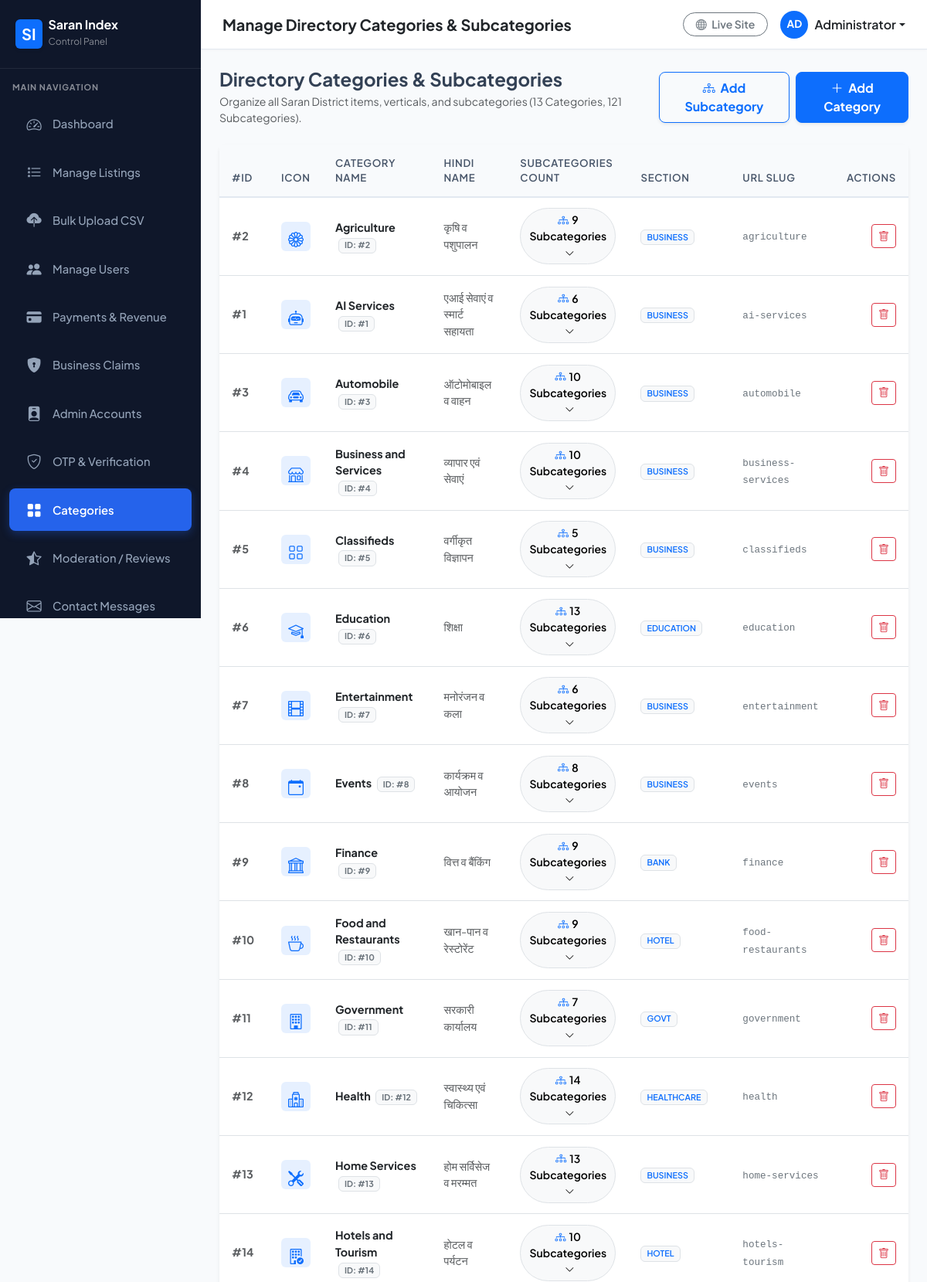
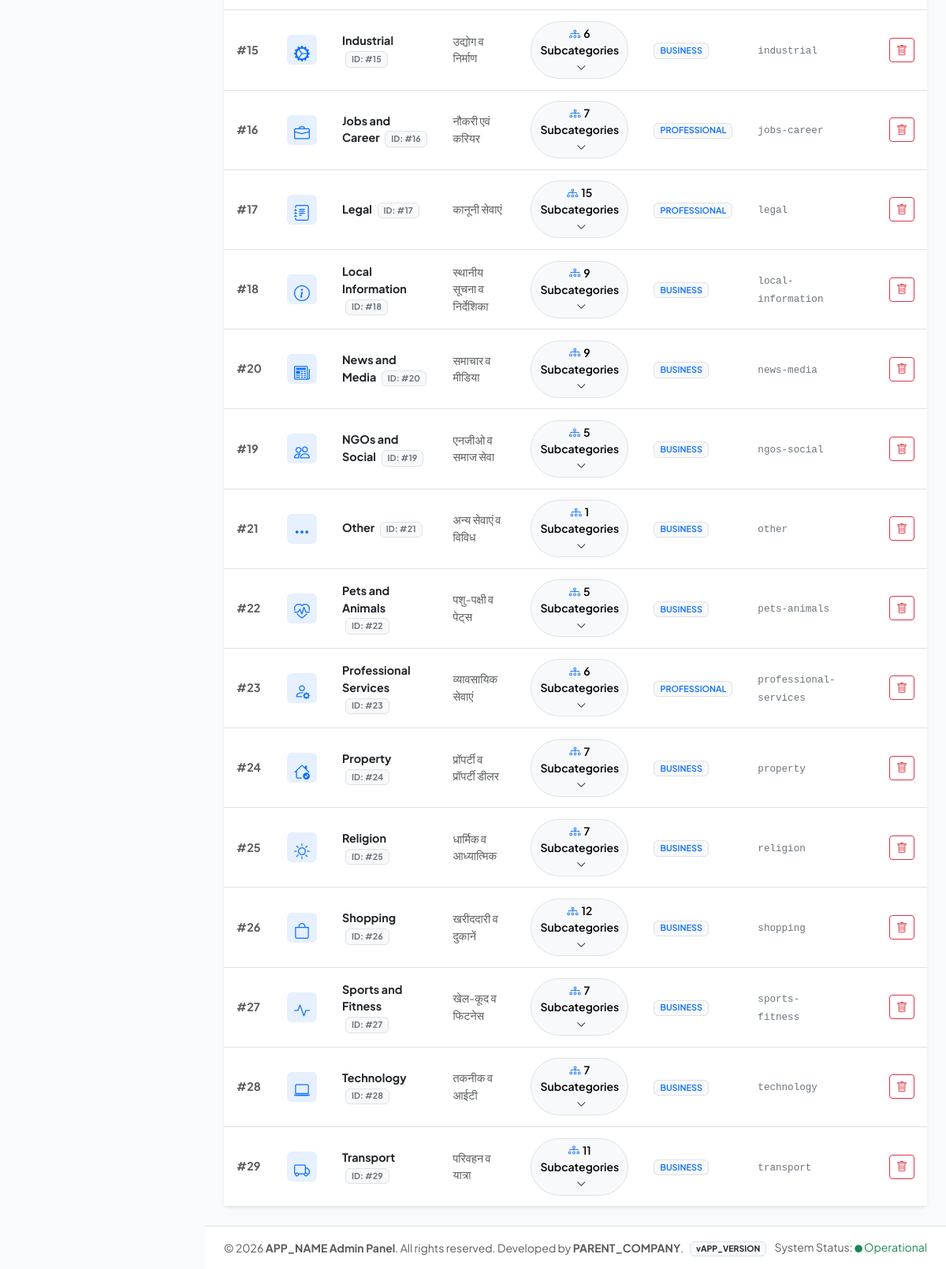
/admin/categories.php (signed in), run on the app's committed database (2 pictures, top to bottom).
### tables this page shows
CREATE TABLE IF NOT EXISTS `categories` (
    `id` INT AUTO_INCREMENT PRIMARY KEY,
    `name` VARCHAR(100) NOT NULL,
    `hindi_name` VARCHAR(100),
    `icon` VARCHAR(100),
    `slug` VARCHAR(100) UNIQUE,
    `section` ENUM('BUSINESS','PROFESSIONAL','GOVT','EDUCATION','HEALTHCARE','EMERGENCY','BANK','HOTEL') DEFAULT 'BUSINESS',
    `status` ENUM('ACTIVE','INACTIVE') DEFAULT 'ACTIVE'
);

### includes/functions.php (called while the page is built, shortened)
<?php
function sanitizeInput($data) {
    return htmlspecialchars(trim((string)$data), ENT_QUOTES, 'UTF-8');
}
function getAllSubcategories() {
    $db = getDB();
    if ($db) {
        try {
            $stmt = $db->query("SELECT s.*, c.name as category_name FROM subcategories s LEFT JOIN categories c ON s.category_id = c.id ORDER BY c.name ASC, CASE WHEN s.type = 'PROFESSIONAL' THEN 1 ELSE 2 END ASC, s.name ASC");
            return $stmt->fetchAll();
        } catch (PDOException $e) {}
    }
    return [];
}
function getAllAdminCategories() {
    $db = getDB();
    if ($db) {
        try {
            $stmt = $db->query("SELECT * FROM categories ORDER BY name ASC");
            return $stmt->fetchAll();
        } catch (PDOException $e) {}
    }
    return [];
}

### admin/categories.php (the view, shortened to what this page needs)
<?php
$header_title = "Manage Directory Categories & Subcategories";
require_once __DIR__ . '/includes/header.php';
$categories = getAllAdminCategories();
$all_subcategories = getAllSubcategories();
$sub_by_cat = [];
foreach ($all_subcategories as $sub) {
    $sub_by_cat[$sub['category_id']][] = $sub;
}
?>
<div class="d-flex flex-column flex-md-row align-items-md-center justify-content-between mb-4 gap-3">
    <div>
        <h4 class="fw-bold mb-1">Directory Categories & Subcategories</h4>
        <p class="text-muted small mb-0">Organize all Saran District items, verticals, and subcategories (13 Categories, 121 Subcategories).</p>
    </div>
    <div class="d-flex gap-2">
        <button type="button" class="btn btn-outline-primary fw-bold px-3 py-2 rounded-3 shadow-sm" data-bs-toggle="modal" data-bs-target="#addSubcategoryModal">
            <i class="bi bi-diagram-3 me-1"></i> Add Subcategory
        </button>
        <button type="button" class="btn btn-primary fw-bold px-3 py-2 rounded-3 shadow-sm" data-bs-toggle="modal" data-bs-target="#addCategoryModal">
            <i class="bi bi-plus-lg me-1"></i> Add Category
        </button>
    </div>
</div>
<div class="card border-0 shadow-sm rounded-3">
    <div class="table-responsive">
        <table class="table table-hover table-custom align-middle mb-0">
            <thead>
                <tr>
                    <th style="width: 60px;">#ID</th>
                    <th style="width: 50px;">Icon</th>
                    <th>Category Name</th>
                    <th>Hindi Name</th>
                    <th>Subcategories Count</th>
                    <th>Section</th>
                    <th>URL Slug</th>
                    <th class="text-end">Actions</th>
                </tr>
            </thead>
            <tbody>
                <?php foreach ($categories as $cat):
                    $subs = $sub_by_cat[$cat['id']] ?? [];
                    $sub_count = count($subs);
                ?>
                    <tr>
                        <td class="fw-bold text-muted">#<?php echo $cat['id']; ?></td>
                        <td>
                            <div class="bg-primary bg-opacity-10 text-primary rounded-2 p-2 text-center" style="width: 38px; height: 38px;">
                                <i class="bi <?php echo sanitizeInput($cat['icon']); ?> fs-5"></i>
                            </div>
                        </td>
                        <td class="fw-bold text-dark">
                            <?php echo sanitizeInput($cat['name']); ?>
                            <span class="badge bg-light text-secondary border small ms-1" title="Category ID">ID: #<?php echo $cat['id']; ?></span>
                        </td>
                        <td class="text-muted"><?php echo sanitizeInput($cat['hindi_name'] ?? ''); ?></td>
                        <td>
                            <button class="btn btn-sm btn-light border rounded-pill fw-semibold" type="button" data-bs-toggle="collapse" data-bs-target="#subs-cat-<?php echo $cat['id']; ?>">
                                <i class="bi bi-diagram-3 text-primary me-1"></i><?php echo $sub_count; ?> Subcategories <i class="bi bi-chevron-down ms-1 small"></i>
                            </button>
                        </td>
                        <td><span class="badge bg-light text-primary border fw-semibold"><?php echo sanitizeInput($cat['section'] ?? 'BUSINESS'); ?></span></td>
                        <td><code class="small text-secondary"><?php echo sanitizeInput($cat['slug']); ?></code></td>
                        <td class="text-end">
                            <a href="categories.php?action=delete&id=<?php echo $cat['id']; ?>" class="btn btn-outline-danger btn-sm" onclick="return confirm('Are you sure you want to delete this category?');">
                                <i class="bi bi-trash"></i>
                            </a>
                        </td>
                    </tr>
                <?php endforeach; ?>
            </tbody>
        </table>
    </div>
</div>
<?php require_once __DIR__ . '/includes/footer.php'; ?>

### admin/includes/header.php (shortened to what this page needs)
<?php
$current_page = basename($_SERVER['PHP_SELF']);
$admin_name = $_SESSION['admin_full_name'] ?? 'Administrator';
?>
<!DOCTYPE html>
<html lang="en">
<head>
    <link href="https://cdn.jsdelivr.net/npm/bootstrap@5.3.3/dist/css/bootstrap.min.css" rel="stylesheet">
    <link href="https://cdn.jsdelivr.net/npm/bootstrap-icons@1.11.3/font/bootstrap-icons.min.css" rel="stylesheet">
</head>
<body>
<aside id="admin-sidebar">
    <div class="sidebar-brand d-flex align-items-center justify-content-between">
        <a href="index.php" class="d-flex align-items-center text-white text-decoration-none">
            <span class="bg-primary text-white fw-bold rounded-2 px-2 py-1 me-2 shadow-sm fs-5">SI</span>
            <div>
                <div class="fw-bold fs-6 lh-1">Saran Index</div>
                <small class="text-white-50" style="font-size: 0.75rem;">Control Panel</small>
            </div>
        </a>
    </div>
    <div class="py-3">
        <div class="px-3 mb-2 text-uppercase text-white-50 fw-bold" style="font-size: 0.68rem; letter-spacing: 0.08em;">Main Navigation</div>
        <ul class="nav flex-column">
            <li class="nav-item">
                <a class="nav-link <?php echo $current_page === 'index.php' ? 'active' : ''; ?>" href="index.php">
                    <i class="bi bi-speedometer2"></i> Dashboard
                </a>
            </li>
            <li class="nav-item">
                <a class="nav-link <?php echo ($current_page === 'listings.php' || $current_page === 'listing_edit.php') ? 'active' : ''; ?>" href="listings.php">
                    <i class="bi bi-list-stars"></i> Manage Listings
                </a>
            </li>
            <li class="nav-item">
                <a class="nav-link <?php echo $current_page === 'bulk_upload.php' ? 'active' : ''; ?>" href="bulk_upload.php">
                    <i class="bi bi-cloud-upload-fill"></i> Bulk Upload CSV
                </a>
            </li>
            <li class="nav-item">
                <a class="nav-link <?php echo ($current_page === 'users.php' || $current_page === 'users_bulk_upload.php') ? 'active' : ''; ?>" href="users.php">
                    <i class="bi bi-people-fill"></i> Manage Users
                </a>
            </li>
            <li class="nav-item">
                <a class="nav-link <?php echo $current_page === 'payments.php' ? 'active' : ''; ?>" href="payments.php">
                    <i class="bi bi-credit-card-fill"></i> Payments & Revenue
                </a>
            </li>
            <li class="nav-item">
                <a class="nav-link <?php echo $current_page === 'claims.php' ? 'active' : ''; ?>" href="claims.php">
                    <i class="bi bi-shield-lock-fill"></i> Business Claims
                </a>
            </li>
            <li class="nav-item">
                <a class="nav-link <?php echo $current_page === 'admins.php' ? 'active' : ''; ?>" href="admins.php">
                    <i class="bi bi-person-badge-fill"></i> Admin Accounts
                </a>
            </li>
            <li class="nav-item">
                <a class="nav-link <?php echo $current_page === 'verification_settings.php' ? 'active' : ''; ?>" href="verification_settings.php">
                    <i class="bi bi-shield-check"></i> OTP & Verification
                </a>
            </li>
            <li class="nav-item">
                <a class="nav-link <?php echo $current_page === 'categories.php' ? 'active' : ''; ?>" href="categories.php">
                    <i class="bi bi-grid-fill"></i> Categories
                </a>
            </li>
            <li class="nav-item">
                <a class="nav-link <?php echo $current_page === 'reviews.php' ? 'active' : ''; ?>" href="reviews.php">
                    <i class="bi bi-star-half"></i> Moderation / Reviews
                </a>
            </li>
            <li class="nav-item">
                <a class="nav-link <?php echo $current_page === 'messages.php' ? 'active' : ''; ?>" href="messages.php">
                    <i class="bi bi-envelope"></i> Contact Messages
                </a>
            </li>
        </ul>
    </div>
</aside>
<div id="admin-main">
    <header class="admin-header d-flex align-items-center justify-content-between">
        <div class="d-flex align-items-center">
            <h5 class="mb-0 fw-bold text-dark"><?php echo isset($header_title) ? sanitizeInput($header_title) : 'Dashboard Overview'; ?></h5>
        </div>
        <div class="d-flex align-items-center gap-3">
            <a href="../index.php" target="_blank" class="btn btn-outline-secondary btn-sm rounded-pill px-3 fw-semibold">
                <i class="bi bi-globe me-1"></i> Live Site
            </a>
            <div class="dropdown">
                <a href="#" class="d-flex align-items-center text-dark text-decoration-none dropdown-toggle fw-semibold" id="adminUserDropdown" data-bs-toggle="dropdown" aria-expanded="false">
                    <div class="bg-primary text-white rounded-circle d-flex align-items-center justify-content-center me-2 fw-bold" style="width: 36px; height: 36px; font-size: 0.85rem;">
                        <?php echo strtoupper(substr($admin_name, 0, 2)); ?>
                    </div>
                    <span class="d-none d-md-inline"><?php echo sanitizeInput($admin_name); ?></span>
                </a>
            </div>
        </div>
    </header>
    <main class="p-4 flex-grow-1">

### admin/includes/footer.php (shortened to what this page needs)
    </main>
    <footer class="bg-white border-top py-3 px-4 text-center text-md-start">
        <div class="d-flex flex-column flex-md-row align-items-center justify-content-between text-muted small">
            <div>
                &copy; <?php echo date('Y'); ?> <strong><?php echo APP_NAME; ?> Admin Panel</strong>. All rights reserved. Developed by <strong><?php echo PARENT_COMPANY; ?></strong>.
            </div>
            <div class="mt-2 mt-md-0">
                <span class="badge bg-light text-dark border me-2">v<?php echo APP_VERSION; ?></span>
                <span>System Status: <span class="text-success font-weight-bold"><i class="bi bi-circle-fill" style="font-size: 0.6rem;"></i> Operational</span></span>
            </div>
        </div>
    </footer>
</div>
</body>
</html>

### admin/includes/header.php (style rules this page uses)
:root { --admin-sidebar-width: 260px; --admin-primary: #0F172A; --admin-accent: #2563EB; --admin-accent-hover: #1D4ED8; --admin-bg: #F8FAFC; }
body { font-family: 'Plus Jakarta Sans', system-ui, -apple-system, sans-serif; background-color: var(--admin-bg); color: #334155; min-height: 100vh; }
#admin-sidebar { width: var(--admin-sidebar-width); height: 100vh; position: fixed; top: 0; left: 0; background: #0F172A; color: #94A3B8; z-index: 1000; transition: all 0.3s ease; overflow-y: auto; }
#admin-sidebar .sidebar-brand { padding: 1.5rem 1.25rem; border-bottom: 1px solid rgba(255, 255, 255, 0.08); }
#admin-sidebar .nav-link { color: #94A3B8; padding: 0.8rem 1.25rem; border-radius: 0.5rem; margin: 0.25rem 0.75rem; font-weight: 500; font-size: 0.925rem; display: flex; align-items: center; transition: all 0.2s ease; }
#admin-sidebar .nav-link.active { color: #FFFFFF; background: var(--admin-accent); font-weight: 600; box-shadow: 0 4px 12px rgba(37, 99, 235, 0.3); }
#admin-sidebar .nav-link i { font-size: 1.2rem; margin-right: 0.75rem; width: 24px; text-align: center; }
#admin-main { margin-left: var(--admin-sidebar-width); min-height: 100vh; display: flex; flex-direction: column; }
.admin-header { background: #FFFFFF; border-bottom: 1px solid #E2E8F0; padding: 0.85rem 1.75rem; position: sticky; top: 0; z-index: 999; box-shadow: 0 1px 3px rgba(0,0,0,0.03); }
.table-custom th { background-color: #F8FAFC; color: #475569; font-weight: 600; font-size: 0.825rem; text-transform: uppercase; letter-spacing: 0.05em; padding: 0.85rem 1rem; border-bottom: 2px solid #E2E8F0; }
.table-custom td { padding: 0.85rem 1rem; vertical-align: middle; font-size: 0.9rem; }

### data on the page
categories: id "2", name "Agriculture", hindi_name "कृषि व पशुपालन", id "9", section "BUSINESS", slug "agriculture"
categories: id "1", name "AI Services", hindi_name "एआई सेवाएं व स्मार्ट सहायता", id "6", section "BUSINESS", slug "ai-services"
categories: id "3", name "Automobile", hindi_name "ऑटोमोबाइल व वाहन", id "10", section "BUSINESS", slug "automobile"
categories: id "4", name "Business and Services", hindi_name "व्यापार एवं सेवाएं", id "10", section "BUSINESS", slug "business-services"
categories: id "5", name "Classifieds", hindi_name "वर्गीकृत विज्ञापन", section "BUSINESS", slug "classifieds"
categories: id "6", name "Education", hindi_name "शिक्षा", id "13", section "EDUCATION", slug "education"
categories: id "7", name "Entertainment", hindi_name "मनोरंजन व कला", id "6", section "BUSINESS", slug "entertainment"
categories: id "8", name "Events", hindi_name "कार्यक्रम व आयोजन", section "BUSINESS", slug "events"
categories: id "9", name "Finance", hindi_name "वित्त व बैंकिंग", section "BANK", slug "finance"
categories: id "10", name "Food and Restaurants", hindi_name "खान-पान व रेस्टोरेंट", id "9", section "HOTEL", slug "food-restaurants"
categories: id "11", name "Government", hindi_name "सरकारी कार्यालय", id "7", section "GOVT", slug "government"
categories: id "12", name "Health", hindi_name "स्वास्थ्य एवं चिकित्सा", id "14", section "HEALTHCARE", slug "health"
categories: id "13", name "Home Services", hindi_name "होम सर्विसेज व मरम्मत", section "BUSINESS", slug "home-services"
categories: id "14", name "Hotels and Tourism", hindi_name "होटल व पर्यटन", id "10", section "HOTEL", slug "hotels-tourism"
categories: id "15", name "Industrial", hindi_name "उद्योग व निर्माण", id "6", section "BUSINESS", slug "industrial"
categories: id "16", name "Jobs and Career", hindi_name "नौकरी एवं करियर", id "7", section "PROFESSIONAL", slug "jobs-career"
categories: id "17", name "Legal", hindi_name "कानूनी सेवाएं", id "15", section "PROFESSIONAL", slug "legal"
categories: id "18", name "Local Information", hindi_name "स्थानीय सूचना व निर्देशिका", id "9", section "BUSINESS", slug "local-information"
categories: id "20", name "News and Media", hindi_name "समाचार व मीडिया", id "9", section "BUSINESS", slug "news-media"
categories: id "19", name "NGOs and Social", hindi_name "एनजीओ व समाज सेवा", id "5", section "BUSINESS", slug "ngos-social"
categories: id "21", name "Other", hindi_name "अन्य सेवाएं व विविध", id "1", section "BUSINESS", slug "other"
categories: id "22", name "Pets and Animals", hindi_name "पशु-पक्षी व पेट्स", id "5", section "BUSINESS", slug "pets-animals"
categories: id "23", name "Professional Services", hindi_name "व्यावसायिक सेवाएं", id "6", section "PROFESSIONAL", slug "professional-services"
categories: id "24", name "Property", hindi_name "प्रॉपर्टी व प्रॉपर्टी डीलर", id "7", section "BUSINESS", slug "property"
categories: id "25", name "Religion", hindi_name "धार्मिक व आध्यात्मिक", id "7", section "BUSINESS", slug "religion"
categories: id "26", name "Shopping", hindi_name "खरीददारी व दुकानें", id "12", section "BUSINESS", slug "shopping"
categories: id "27", name "Sports and Fitness", hindi_name "खेल-कूद व फिटनेस", id "7", section "BUSINESS", slug "sports-fitness"
categories: id "28", name "Technology", hindi_name "तकनीक व आईटी", id "7", section "BUSINESS", slug "technology"
categories: id "29", name "Transport", hindi_name "परिवहन व यात्रा", id "11", section "BUSINESS", slug "transport"

### other printed values
sanitizeInput($header_title) "Manage Directory Categories & Subcategories"
substr($admin_name, 0, 2) "AD"
sanitizeInput($admin_name) "Administrator"
APP_NAME "APP_NAME"
PARENT_COMPANY "PARENT_COMPANY"
APP_VERSION "APP_VERSION"
